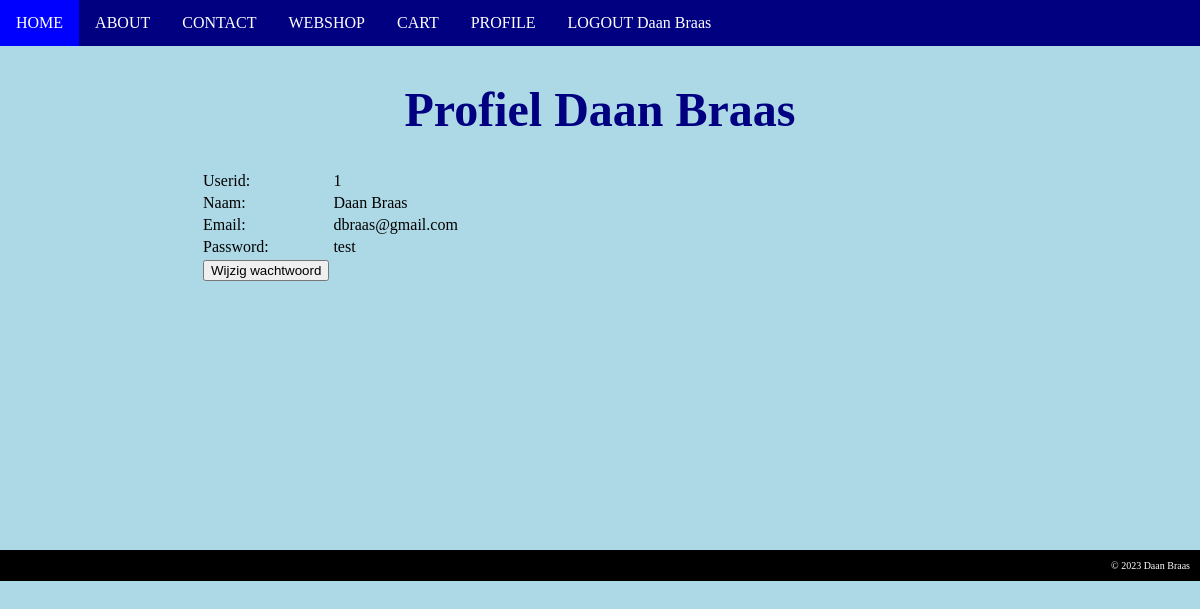
Screenshot of /index.php?page=profile (signed in) with the database file from the repository.
### tables this page shows
CREATE TABLE `users` (
  `id` int(11) NOT NULL,
  `name` varchar(50) NOT NULL,
  `email` varchar(100) NOT NULL,
  `password` varchar(40) NOT NULL
);

### file_repository.php (called while the page is built, shortened)
<?php
function findUserById($id){
  $conn = databaseConnection();
  $id = mysqli_real_escape_string($conn, $id);
  try{
    $sql = "SELECT * FROM users WHERE id='$id'";
    $result = mysqli_query($conn, $sql);
    if(mysqli_num_rows($result) > 0){
      while($row = mysqli_fetch_assoc($result)){
        if($row['id']==$id){
          return $row;
        }
      }
    }
    return NULL;
  } finally {
    mysqli_close($conn);
  }
}
?>

### user_service.php (called while the page is built, shortened)
<?php
function getUserBy($search, $value){
  switch($search){
    case 'id':
      $user = findUserById($value);
      return $user;
  }
  return NULL;
}
?>

### validation.php (called while the page is built, shortened)
<?php
function validateChangePassword(){
  $data = array('validForm'=> false, 'values'=> array(), 'errors'=> array());
  $old_pass = getPostVar('old_pass');
  $new_pass = getPostVar('new_pass');
  $pass_rep = getPostVar('new_pass_rep');
  $user = getUserBy('id', getCurrentUser('id'));
  if($user){
    $data['values']['old_pass'] = $old_pass;
    $data['values']['new_pass'] = $new_pass;
    $data['values']['new_pass_rep'] = $pass_rep;
    $data['values']['id'] = $user['id'];
    $data['values']['name'] = $user['name'];
    $data['values']['email'] = $user['email'];
    $data['values']['password'] = $user['password'];
  }
  return $data;
}
?>

### profile.php (the view, shortened to what this page needs)
<?php
function showProfileContent($data){
  echo '
  <h1>Profiel '. $data['values']['name'] .'</h1>
  <table>
    <tr>
      <td>Userid: </td>
      <td>'. $data['values']['id'] .'</td>
    </tr>
    <tr>
      <td>Naam: </td>
      <td>'. $data['values']['name'] .'</td>
    </tr>
    <tr>
      <td>Email: </td>
      <td>'. $data['values']['email'] .'</td>
    </tr>
    <tr>
      <td>Password: </td>
      <td>'. $data['values']['password'] .'</td>
    </tr>
    <tr>
      <td><a href="index.php?page=change" class="submit"><button>Wijzig wachtwoord</button></a></td>
      <td><input type="hidden" name="page" value="change"></td>
    </tr>
  </table>
  ';
}
?>

### CSS/stylesheet.css (style rules this page uses)
body { margin: 50px 0px 0px 0px; background-color: lightblue; }
a { text-decoration: none; }
h1 { color: navy; font-size: 48px; text-align: center; }

### rows the page displays
users: name "Daan Braas", id "1", email "dbraas@gmail.com", password "test"

### other values shown
$label "HOME"
$label "ABOUT"
$label "CONTACT"
$label "WEBSHOP"
$label "CART"
$label "PROFILE"
$label "LOGOUT Daan Braas"
